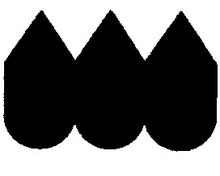
%> input picture Dataset-1(Set10)/1.jpg, 220 x 176 px, shrunk from 272 x 218 before the run
$ octave --eval "result = SBTT;"   (GNU Octave 9; MATLAB toolbox functions it lacks are replaced by stand-ins)
%> lines starting %> are read from the running program, lines starting %| are printed output that depends on the picture; in (x1, y1, x2, y2) boxes, pixels count from 0 and x2, y2 are one past the last pixel; in counts of white or black regions, pixels touching at a corner belong together; the program's own positions count from 1
function [cout,marked_img] =SBTT(varargin)
%   CSSCORNER Find corners in an image by using the scale-space concept.
%
%       CSSCORNER works by the following step:
%       1.	Apply the Canny edge detector to the gray level image and obtain a
%       binary edge-map.
%       2.	Extract the edge contours from the edge-map, fill the gaps in the
%       contours.
%       3.	Compute curvature at a low scale for each contour to retain all
%       true corners.
%       4.	All of the curvature local maxima are considered as corner
%       candidates, then rounded corners and false corners due to boundary
%       noise and details were eliminated.
%       5.  End points of line mode curve were added as corner, if they are not
%       close to the above detected corners.
%
%       Syntax :
%%       [cout,marked_img]=corner(I,C,T_angle,sig,H,L,Endpiont,Gap_size)

%       Input :
%       I -  the input image, it could be gray, color or binary image. If I is
%           empty([]), input image can be get from a open file dialog box.
%       C -  denotes the minimum ratio of major axis to minor axis of an ellipse,
%           whose vertex could be detected as a corner by proposed detector.
%           The default value is 1.5.
%       T_angle -  denotes the maximum obtuse angle that a corner can have when
%           it is detected as a true corner, default value is 162.
%       Sig -  denotes the standard deviation of the Gaussian filter when
%           computeing curvature. The default sig is 3.
%       H,L -  high and low threshold of Canny edge detector. The default value
%           is 0.35 and 0.
%       Endpoint -  a flag to control whether add the end points of a curve
%           as corner, 1 means Yes and 0 means No. The default value is 1.
%       Gap_size -  a paremeter use to fill the gaps in the contours, the gap
%           not more than gap_size were filled in this stage. The default
%           Gap_size is 1 pixels.
%
%       Output :
%       cout -  a position pair list of detected corners in the input image.
%       marked_image -  image with detected corner marked.
%
%       Examples
%       -------
%       I = imread('alumgrns.tif');
%       cout = corner(I,[],[],[],0.2);
%
%       [cout, marked_image] = corner;
%
%       cout = corner([],1.6,155);
%
%
%   Composed by Baojiang Zhong


% clc;
% warning off;
% close all;
[I,H,L,Gap_size] = parse_inputs(varargin{:});
%> the answer given: Dataset-1(Set10)/1.jpg
%> in parse_inputs, I is the input picture: size 176x220x3 uint8; min 0, max 255, mean 103.5
%> H = 0.35; L = 0; Gap_size = 1

if size(I,3)==3
    % Transform RGB image to a Gray one.
    I=rgb2gray(I);
%> I: size 176x220 uint8
end

tic
% Detect edges
BW=edge(I,'canny',[L,H]);
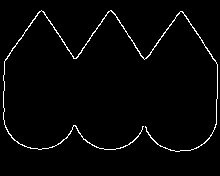
%> BW: size 176x220 logical; 2.3% white in thin lines or dots, all inside (x1, y1, x2, y2) = (3, 10, 218, 152)
time_for_detecting_edge = toc;

tic
% Extract curves
[curve,curve_start,curve_end,curve_mode,curve_num]=extract_curve(BW,Gap_size);
time_for_extracting_curve = toc;

tic

if size(curve{1})>0


    % Detect corners
    cout  = get_corner(I,curve,curve_start,curve_end,curve_mode,curve_num);
    time_for_detecting_corner = toc;

        figure; imshow(BW); hold on; plot(cout(:,2),cout(:,1),'r*');

% [10 lines of commented-out code are left out]
else
    cout = [];
    marked_img = [];
    cd = [];

end
% imwrite(marked_img,'corner.jpg');


%%%%%%%%%%%%%%%%%%%%%%%%%%%%%%%%%%%%%%%%%%%%%%%%%%%%%%%%%%%%%%%%%%%%%%%%%%%

function [curve,curve_start,curve_end,curve_mode,cur_num]=extract_curve(BW,Gap_size)
%> called with Gap_size = 1

%   Function to extract curves from binary edge map, if the endpoint of a
%   contour is nearly connected to another endpoint, fill the gap and continue
%   the extraction. The default gap size is 1 pixles.

[L,W]=size(BW);
%> L = 176; W = 220
BW1=zeros(L+2*Gap_size,W+2*Gap_size);
%> BW1: size 178x222 double; every value is 0
BW_edge=zeros(L,W);
BW1(Gap_size+1:Gap_size+L,Gap_size+1:Gap_size+W)=BW;
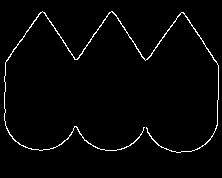
%> BW1: size 178x222 double; values 0 (black) and 1 (white), 2.3% white in thin lines or dots, all inside (x1, y1, x2, y2) = (4, 11, 219, 153)
[r,c]=find(BW1==1);
%> r = 902 values from 12 to 153; c = 902 values from 5 to 219
cur_num=0;

while size(r,1)>0
    point=[r(1),c(1)];
    cur=point;
    BW1(point(1),point(2))=0;
    [I,J]=find(BW1(point(1)-Gap_size:point(1)+Gap_size,point(2)-Gap_size:point(2)+Gap_size)==1);
    while size(I,1)>0
        dist=(I-Gap_size-1).^2+(J-Gap_size-1).^2;
        [~,index]=min(dist);
        point=point+[I(index),J(index)]-Gap_size-1;
        cur=[cur;point];
        BW1(point(1),point(2))=0;
        [I,J]=find(BW1(point(1)-Gap_size:point(1)+Gap_size,point(2)-Gap_size:point(2)+Gap_size)==1);
    end

    % Extract edge towards another direction
    point=[r(1),c(1)];
    BW1(point(1),point(2))=0;
    [I,J]=find(BW1(point(1)-Gap_size:point(1)+Gap_size,point(2)-Gap_size:point(2)+Gap_size)==1);
    while size(I,1)>0
        dist=(I-Gap_size-1).^2+(J-Gap_size-1).^2;
        [~,index]=min(dist);
        point=point+[I(index),J(index)]-Gap_size-1;
        cur=[point;cur];
        BW1(point(1),point(2))=0;
        [I,J]=find(BW1(point(1)-Gap_size:point(1)+Gap_size,point(2)-Gap_size:point(2)+Gap_size)==1);
    end

    if size(cur,1)>(size(BW,1)+size(BW,2))/25
        cur_num=cur_num+1;
        curve{cur_num}=cur-Gap_size;
    end
    [r,c]=find(BW1==1);

end
%> this loop made 1 pass
%> cur_num on pass 1: 1
%> after the loop, curve = 1 item

for i=1:cur_num
    curve_start(i,:)=curve{i}(1,:);
    curve_end(i,:)=curve{i}(size(curve{i},1),:);
    if (curve_start(i,1)-curve_end(i,1))^2+...
            (curve_start(i,2)-curve_end(i,2))^2<=8
        curve_mode(i,:)='loop';
    else
        curve_mode(i,:)='line';
    end
    BW_edge(curve{i}(:,1)+(curve{i}(:,2)-1)*L)=1;
end
%> this loop made 1 pass
%> after the loop, curve_end = [127 144]; curve_mode = 'loop'; curve_start = [127 146]
%> in SBTT, `[curve,curve_start,curve_end,curve_mode,curve_num]=extract_curve(BW,Ga..`: curve = 1 item; curve_start = [127 146]; curve_end = [127 144]; curve_mode = 'loop'; curve_num = 1

%%%%%%%%%%%%%%%%%%%%%%%%%%%%%%%%%%%%%%%%%%%%%%%%%%%%%%%%%%%%%%%%%%%%%%%%%%

function cout = get_corner(I,curve,curve_start,curve_end,curve_mode,curve_num)
%> called with curve_start = [127 146], curve_end = [127 144], curve_mode = 'loop', curve_num = 1
% Control the smoothness of the curve; The larger the value, the higher the smoothness, the higher the false positives, but the more missed detections
c_smoothing = 0.3;
% Window curvature threshold for filtering rounded corner points; The larger the value, the stronger the filtering ability
c_roundremove = 0.12;
sig=2;
c_curvaturetherold=0.12;


missed_method_state=1;
round_method_state=1;
he_method_state=0;

corner_num=0;
cout=[ ];
% m is to record the number of detected corners
m(1:curve_num) = 0;


sn = 0;
for h = 1:curve_num;
    % n is the number of points on the curve.
    n_h = size(curve{h},1);
    sn = sn + n_h;
end
%> this loop made 1 pass
%> (n_h, sn) on pass 1: (902, 902)

[gau W] = makeGFilter(sig);


css_out=[];
missed_method_out=[];
round_method_out=[];
he_method_out=[];

for h = 1:curve_num;


    L = size(curve{h},1);

    iter = ceil(c_smoothing*L);


    % n is the number of points on the curve.

    x = curve{h}(:,1);
    y = curve{h}(:,2);


    curveLen = size(x,1);
    [xs ys W] = smoothing(x,y,curveLen,curve_mode(h,:),gau,W); % smooth the curve with Gaussian kernel
    x=xs;
    y=ys;

    % A is to record the CSS trajectories of corners
    A = zeros(iter,L);
    % B is to save the curvature of corner points
    B = A;
    % curvautrure of points
    kappa(1:L) = 0;

    xn(1:L) = 0;
    yn(1:L) = 0;

    first_extremum_index=[];
    first_extremum_count=0;

    for k = 1 : iter

        % in the case of a line
        if strcmp(curve_mode(h,:),'line') == 1

            % computing the curvature
            for i = 2 : L-1
                delta_x = (x(i+1)-x(i-1))/2;
                delta_y = (y(i+1)-y(i-1))/2;
                delta_2_x = x(i+1)-2*x(i)+x(i-1);
                delta_2_y = y(i+1)-2*y(i)+y(i-1);
                kappa(i)=(delta_x*delta_2_y-delta_y*delta_2_x)...
                    /(delta_x^2+delta_y^2)^1.5;
            end

            for j = 3 : L-2
                if ((abs(kappa(j)) >  abs(kappa(j-1))) && (abs(kappa(j)) > abs(kappa(j+1))))
                    A(k,j) = sign(kappa(j));
                    B(k,j) = kappa(j);
                end
            end

            % the beginning of gaussian smoothing
            xn(1) = 0.75*x(1)+0.25*x(2);
            yn(1) = 0.75*y(1)+0.25*y(2);
            for i = 2 : L-1
                xn(i) = 0.25*x(i-1) + 0.5*x(i) + 0.25*x(i+1);
                yn(i) = 0.25*y(i-1) + 0.5*y(i) + 0.25*y(i+1);
            end
            xn(L) = 0.25*x(L-1)+0.75*x(L);
            yn(L) = 0.25*y(L-1)+0.75*y(L);

            for i = 1 : L
                x(i)=xn(i);
                y(i)=yn(i);
            end

        end % end if; in the case of a line

        % in the case of a loop
        if strcmp(curve_mode(h,:),'loop') == 1

%         if k==41
%             k
%         end

            delta_x = (x(2)-x(L))/2;
            delta_y = (y(2)-y(L))/2;
            delta_2_x = x(2)-2*x(1)+x(L);
            delta_2_y = y(2)-2*y(1)+y(L);
            kappa(1)=(delta_x*delta_2_y-delta_y*delta_2_x)/(delta_x^2+delta_y^2)^1.5;

            % computing the curvature
            for i = 2 : L-1

%                 if i==140
%                 end
                delta_x = (x(i+1)-x(i-1))/2;
                delta_y = (y(i+1)-y(i-1))/2;
                delta_2_x = x(i+1)-2*x(i)+x(i-1);
                delta_2_y = y(i+1)-2*y(i)+y(i-1);
                kappa(i)=(delta_x*delta_2_y-delta_y*delta_2_x)/(delta_x^2+delta_y^2)^1.5;
            end

            delta_x = (x(1)-x(L-1))/2;
            delta_y = (y(1)-y(L-1))/2;
            delta_2_x = x(1)-2*x(L)+x(L-1);
            delta_2_y = y(1)-2*y(L)+y(L-1);
            kappa(L)=(delta_x*delta_2_y-delta_y*delta_2_x)/(delta_x^2+delta_y^2)^1.5;

            if ((abs(kappa(1)) >  abs(kappa(L))) && (abs(kappa(1)) > abs(kappa(2)))) % 角点确定
                A(k,1) = sign(kappa(1));
                B(k,1) = kappa(1);
            end
            for j = 2 : L-1
                if ((abs(kappa(j)) >  abs(kappa(j-1))) && (abs(kappa(j)) > abs(kappa(j+1)))) % 角点确定
                    A(k,j) = sign(kappa(j));
                    B(k,j) = kappa(j);
                end
            end
            if ((abs(kappa(L)) >  abs(kappa(L-1))) && (abs(kappa(L)) > abs(kappa(1)))) % 角点确定
                A(k,L) = sign(kappa(L));
                B(k,L) = kappa(L);
            end

            % Gaussian smoothing
            xn(1) = 0.25*x(L) + 0.5*x(1) + 0.25*x(2);
            yn(1) = 0.25*y(L) + 0.5*y(1) + 0.25*y(2);
            for i = 2 : L-1
                xn(i) = 0.25*x(i-1) + 0.5*x(i) + 0.25*x(i+1);
                yn(i) = 0.25*y(i-1) + 0.5*y(i) + 0.25*y(i+1);
            end
            xn(L) = 0.25*x(L-1) + 0.5*x(L) + 0.25*x(1);
            yn(L) = 0.25*y(L-1) + 0.5*y(L) + 0.25*y(1);

            for i = 1 : L
                x(i)=xn(i);
                y(i)=yn(i);
            end


        end % end if; in the case of a loop

%         figure;plot(y,x);
%         set(gca,'ydir','reverse')
%         axis off
    end % end for; the computing of CSS trajectory map


    for i = 1 : L
        % to locate the coner points at the highest scale
        if A(iter,i) ~= 0
            first_extremum_count = first_extremum_count+1;
            % cp(i) means the i'th corner point
            % the m'th corner locates at the i'th point
            first_extremum_index(first_extremum_count)= i;
        end
    end


    D=zeros(iter,first_extremum_count);
    if first_extremum_count > 0
        % cp_old is for relocate the lost corners
        % because cp(i) could disappear at the lowest scale
        for i = 1:first_extremum_count
            % to trace the coners back to the lowest scale
            corner_location =first_extremum_index(i);
            for k = iter-1 : -1 : 1
                % move of the trajectory is assumed to be 1 pixel
                for j = first_extremum_index(i)-1 : first_extremum_index(i)+1
                    l = j;
                    if j < 1; l = j+L; end
                    if j > L; l = j-L; end
                    if A(k,l) ~= 0
                        corner_location = l;
                    end
                    D(k,i)=corner_location;

                end
                % the location of the corners is adjusted
                first_extremum_index(i) = corner_location;
            end
        end


       %% missing corner recover begin

            remiss_method_extremum_index=first_extremum_index;   %m_1 = m(h);
            first_extremum_count=size(first_extremum_index,2);
            % m_1 is the number of corners for the first run
            remiss_method_extremum_count = first_extremum_count;

            % m_1 is the number of corners for the first run

            % range to a coner to relocate the new corners
            b_rec = round(iter/10);
            % search of new coners starts at a lower sclae k_rec
            k_rec = ceil(iter/25);

            for i = 1 : first_extremum_count
                for j = first_extremum_index(i)- b_rec :first_extremum_index(i) + b_rec
                    l = j;
                    if j < 1; l = j+L; end
                    if j > L; l = j-L; end
                    % for END model, relocate from k_rec;
                    % for STAIR model, relocate from 2*k_rec;
                    if l==139
                    end
                    if (A(k_rec,l)*A(k_rec,D(k_rec,i)) == 1) || (A(2*k_rec,l)*A(k_rec,D(k_rec,i)) == -1)
                        if(abs(B(k_rec,l))>c_curvaturetherold)
                            remiss_method_extremum_count = remiss_method_extremum_count +1;
                            remiss_method_extremum_index(remiss_method_extremum_count) = l;
                        end
                    end
                end
            end

            % to trace new coners back to the lowest scale
            for i = first_extremum_count+1 : remiss_method_extremum_count
                corner_location = remiss_method_extremum_index(i);
                for k = 2*k_rec-1 : -1 : 1
                    for j = remiss_method_extremum_index(i)-1 : remiss_method_extremum_index(i)+1
                        l = j;
                        if j < 1; l = j+L; end
                        if j > L; l = j-L; end
                        if A(k,l) ~= 0
                            corner_location = l;
                        end
                    end
                    remiss_method_extremum_index(i) = corner_location;
                end
            end

            % to delete the corners which are responds more than twice
            remiss_method_extremum_index = unique(remiss_method_extremum_index);

            extremum_index=remiss_method_extremum_index;
       %% missing corner recover end


        %% round corner remove begin
            % to delete round corners
            third_extremum_index=[];
            third_extremum_curvature=[];
            for i = 1:length(extremum_index);
                stable_corner_location(1:iter) = extremum_index(i);
                C(1,i) = B(1,extremum_index(i));
                % to trace the coners back to the lowest scale
                for k = 2 : iter
                    % move of the trajectory is assumed to be 1 pixel
                    for j = stable_corner_location(k-1) -1 : stable_corner_location(k-1) +1
                        l = j;
                        if j < 1; l = j+L; end
                        if j > L; l = j-L; end
                        if A(k,l) ~= 0
                            stable_corner_location(k) = l;
                            C(k,i) = B(k,l);
                        end
                    end
                end
                % when stable_corner = 0, the stability rule is used and the
                % detected corner is loated at its stable location
                stable_corner = 0;
                if stable_corner
                    T = tabulate(stable_corner_location);
                    [F,I]=max(T(:,2));
                    if F>=iter*0.5
                        dcp{h}(i)=T(I,1);
                    end
                end
            end
             front_range=floor(iter*0.1);
             behind_range=floor(iter*0.3);

            if(h==19)
            end
            for  i = 1:length(extremum_index);
                %if(size(dcp_curvature{h},1)>20)
                    if(size(C,1)>behind_range&&front_range>0)

%                         i
%                         C([front_range:behind_range],i);
                        s_curvature = sum((C([front_range:behind_range],i).^2));
                        if s_curvature >= c_roundremove
                            third_extremum_index=[third_extremum_index,extremum_index(i)];
                        end
                    else
                        C
                    end
                %end
            end

            extremum_index=third_extremum_index;
% [4 lines of commented-out code are left out]

        %% round corner remove End
            count=size(third_extremum_index,2);     %%
            for j=1:count
                corner_num=corner_num+1;
                cout(corner_num,:)=curve{h}(third_extremum_index(j),:); %输出坐标
            end
            count=size(remiss_method_extremum_index,2);     %%
            for j=1:count
                corner_num=corner_num+1;
                cout(corner_num,:)=curve{h}(remiss_method_extremum_index(j),:); %输出坐标
            end


    end
end
%> this loop made 1 pass
%> (L, iter, curveLen, W, b_rec, k_rec) on pass 1: (902, 271, 902, 8, 27, 11)
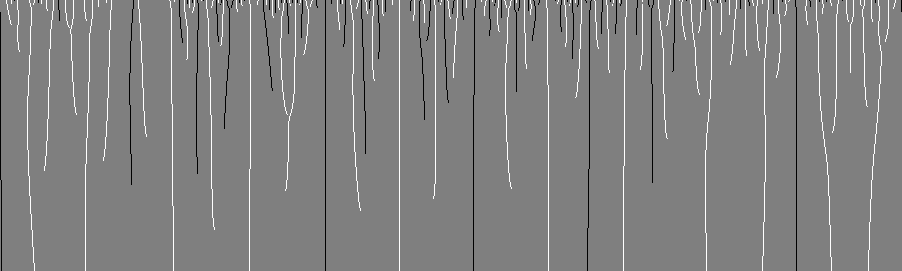
%> A: size 271x902 double; min -1, max 1, mean 0.0144; drawn with min black and max white
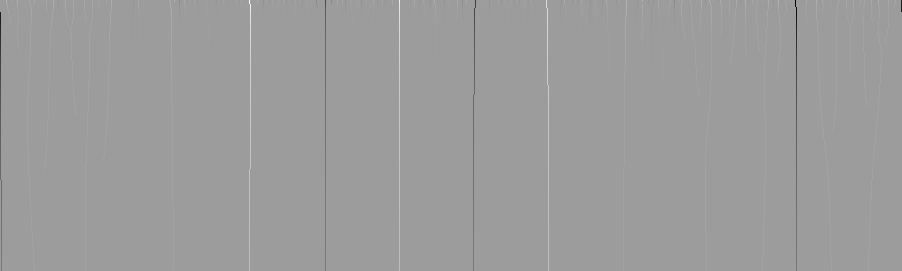
%> B: size 271x902 double; min -0.844, max 0.529, mean -8.71e-05; drawn with min black and max white
%> after the loop, corner_location = 796; corner_num = 25; cout = 25 rows, first 12: [66 218; 12 183; 60 145; 11 112; 59 75; 12 43; 62 5; 126 75; 127 144; 144 158; 139 209; 66 218]; delta_2_x = 0.0412; delta_2_y = -0.00307; delta_x = -0.0499; delta_y = 0.459; first_extremum_index = [902 30 93 170 250 326 400 476 547 592 627 710 769 796 817 879]; kappa = 902 values, max 0.173 at index 549, min -0.2 at index 797, mean 0.0065

%%%%%%%%%%%%%%%%%%%%%%%%%%%%%%%%%%%%%%%%%%%%%%%%%%%%%%%%%%%%%%%%%%%%%%%%
% [48 lines left out: function curve_tangent, not called in this run]

function [G W] = makeGFilter(sig);

    GaussianDieOff = .0001;
    pw = 1:100;

    ssq = sig*sig;
    W = max(find(exp(-(pw.*pw)/(2*ssq))>GaussianDieOff));
    if isempty(W)
        W = 1;
    end
    t = (-W:W);
    gau = exp(-(t.*t)/(2*ssq))/(2*pi*ssq);
    G=gau/sum(gau);

function [I,H,L,Gap_size,args] = parse_inputs(varargin)

%Default experience value;
Para=[0.35,0,1];

if nargin>2
    I=varargin{1};
    for i=2:nargin
        if size(varargin{i},1)>0
            Para(i-1)=varargin{i};
        end
    end
end

if nargin==1
    I=varargin{1};
end

if nargin==2
    I=varargin{1};
    args=varargin{2};
end

if nargin==0 || size(I,1)==0
    [fname,dire]=uigetfile('*.bmp;*.jpg;*.gif','Open the image to be detected');
    I=imread([dire,fname]);
end

H=Para(1);
L=Para(2);
Gap_size=Para(3);

%%%%%%%%%%%%%%%%%%%%%%%%%%%%%%%%%%%%%%%%%%%%%%%%%%%%%%%%%%%%%%%%%%%%%%%%%

% [16 lines left out: function mark, not called in this run]


function [xs ys W] = smoothing(x,y,L,curve_mode,gau,W);

if L>W
    if curve_mode=='loop' % wrap around the curve by W pixles at both ends
        x1 = [x(L-W+1:L);x;x(1:W)];
        y1 = [y(L-W+1:L);y;y(1:W)];
    else % extend each line curve by W pixels at both ends
        x1 = [ones(W,1)*2*x(1)-x(W+1:-1:2);x;ones(W,1)*2*x(L)-x(L-1:-1:L-W)];
        y1 = [ones(W,1)*2*y(1)-y(W+1:-1:2);y;ones(W,1)*2*y(L)-y(L-1:-1:L-W)];
    end

    xx=conv(x1,gau);
    xs=xx(2*W+1:L+2*W);
    yy=conv(y1,gau);
    ys=yy(2*W+1:L+2*W);
else
    xs = [];
    ys = [];
end
%> `result = SBTT;`:
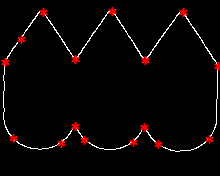
%> figure redrawn from the program's plot data
%> `result = SBTT;`: result has the same summary as cout in get_corner
